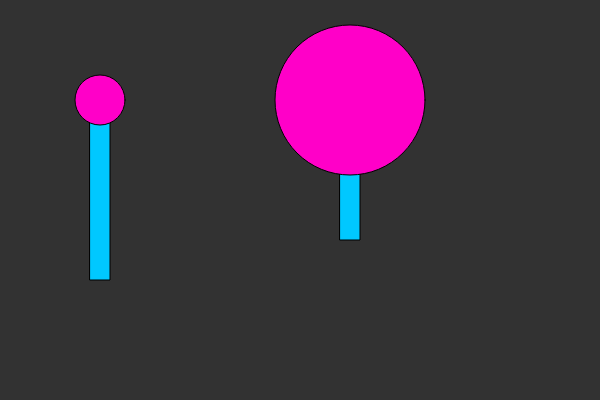
Frame 1 (no input)
Frame 60 (no input): identical to frame 1, image omitted
Frame 120 (the mouse pressed at the canvas centre since frame 60): identical to frame 1, image omitted

The p5.js sketch that drew this single still picture (run headless with seeded random() and noise() and a simulated clock; from frame 60 on, the mouse is pressed at the canvas centre):

// p5.js sketch
// ── sketch.js
let lolly;
let lolly1;

class Lolly {
  constructor() {
    this.x = 100;
    this.y = 100;
    this.dia = 50;
    this.len = 180;
  }

  sweet() {
    fill(0, 200, 255);
    rect(this.x - 10, this.y, 20, this.len);
  }

  stick() {
    fill(255, 0, 200);
    ellipse(this.x, this.y, this.dia);
  }
}

function setup() {
  createCanvas(600, 400);
  lolly = new Lolly();
  lolly1 = new Lolly();
}

function draw() {
  background(50);
  lolly.sweet();
  lolly.stick();
  lolly1.x = 350;
  lolly1.dia = 150;
  lolly1.len = 140;
  lolly1.sweet();
  lolly1.stick();
}
